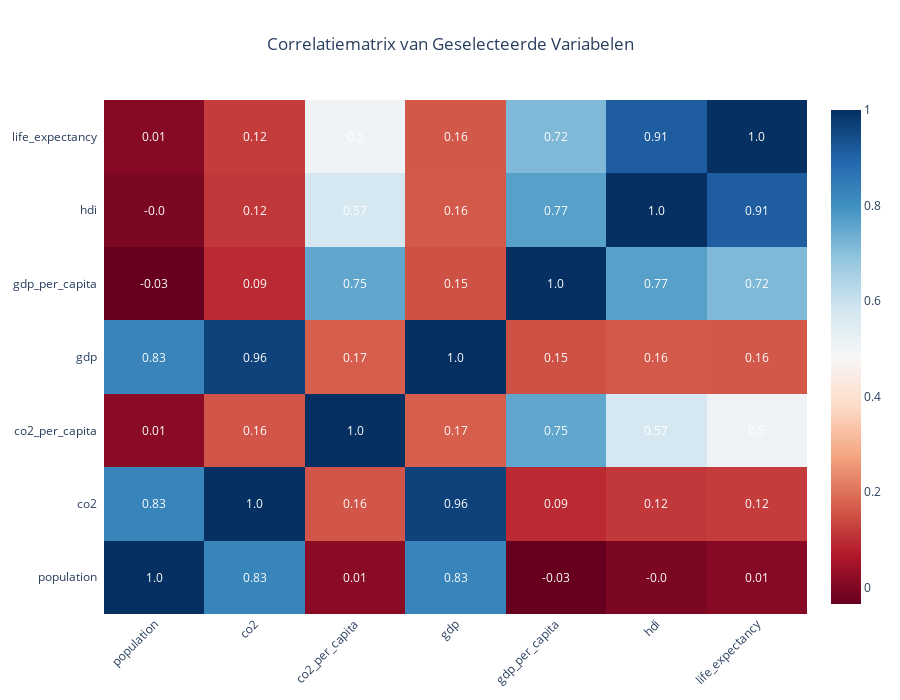

Source (notebook cell):
### Code cell
%run InfoVis_Correlatie.ipynb

### Figure 1 — Plotly figure (JSON) as saved in the notebook; plotly's stock layout.template omitted (floating-point values rounded to 4 significant figures)
{"data": [{"colorscale": [[0, "rgb(103,0,31)"], [0.1, "rgb(178,24,43)"], [0.2, "rgb(214,96,77)"], [0.3, "rgb(244,165,130)"], [0.4, "rgb(253,219,199)"], [0.5, "rgb(247,247,247)"], [0.6, "rgb(209,229,240)"], [0.7, "rgb(146,197,222)"], [0.8, "rgb(67,147,195)"], [0.9, "rgb(33,102,172)"], [1, "rgb(5,48,97)"]], "reversescale": false, "showscale": true, "type": "heatmap", "x": ["population", "co2", "co2_per_capita", "gdp", "gdp_per_capita", "hdi", "life_expectancy"], "y": ["population", "co2", "co2_per_capita", "gdp", "gdp_per_capita", "hdi", "life_expectancy"], "z": [[1, 0.826, 0.0133, 0.8272, -0.03389, -0.004729, 0.01082], [0.826, 1, 0.1571, 0.9646, 0.09491, 0.116, 0.1206], [0.0133, 0.1571, 1, 0.1701, 0.7541, 0.5748, 0.5043], [0.8272, 0.9646, 0.1701, 1, 0.1506, 0.1635, 0.1618], [-0.03389, 0.09491, 0.7541, 0.1506, 1, 0.7668, 0.7152], [-0.004729, 0.116, 0.5748, 0.1635, 0.7668, 1, 0.9131], [0.01082, 0.1206, 0.5043, 0.1618, 0.7152, 0.9131, 1]]}], "layout": {"annotations": [{"font": {"color": "#FFFFFF"}, "showarrow": false, "text": "1.0", "x": "population", "xref": "x", "y": "population", "yref": "y"}, {"font": {"color": "#FFFFFF"}, "showarrow": false, "text": "0.83", "x": "co2", "xref": "x", "y": "population", "yref": "y"}, {"font": {"color": "#FFFFFF"}, "showarrow": false, "text": "0.01", "x": "co2_per_capita", "xref": "x", "y": "population", "yref": "y"}, {"font": {"color": "#FFFFFF"}, "showarrow": false, "text": "0.83", "x": "gdp", "xref": "x", "y": "population", "yref": "y"}, {"font": {"color": "#FFFFFF"}, "showarrow": false, "text": "-0.03", "x": "gdp_per_capita", "xref": "x", "y": "population", "yref": "y"}, {"font": {"color": "#FFFFFF"}, "showarrow": false, "text": "-0.0", "x": "hdi", "xref": "x", "y": "population", "yref": "y"}, {"font": {"color": "#FFFFFF"}, "showarrow": false, "text": "0.01", "x": "life_expectancy", "xref": "x", "y": "population", "yref": "y"}, {"font": {"color": "#FFFFFF"}, "showarrow": false, "text": "0.83", "x": "population", "xref": "x", "y": "co2", "yref": "y"}, {"font": {"color": "#FFFFFF"}, "showarrow": false, "text": "1.0", "x": "co2", "xref": "x", "y": "co2", "yref": "y"}, {"font": {"color": "#FFFFFF"}, "showarrow": false, "text": "0.16", "x": "co2_per_capita", "xref": "x", "y": "co2", "yref": "y"}, {"font": {"color": "#FFFFFF"}, "showarrow": false, "text": "0.96", "x": "gdp", "xref": "x", "y": "co2", "yref": "y"}, {"font": {"color": "#FFFFFF"}, "showarrow": false, "text": "0.09", "x": "gdp_per_capita", "xref": "x", "y": "co2", "yref": "y"}, {"font": {"color": "#FFFFFF"}, "showarrow": false, "text": "0.12", "x": "hdi", "xref": "x", "y": "co2", "yref": "y"}, {"font": {"color": "#FFFFFF"}, "showarrow": false, "text": "0.12", "x": "life_expectancy", "xref": "x", "y": "co2", "yref": "y"}, {"font": {"color": "#FFFFFF"}, "showarrow": false, "text": "0.01", "x": "population", "xref": "x", "y": "co2_per_capita", "yref": "y"}, {"font": {"color": "#FFFFFF"}, "showarrow": false, "text": "0.16", "x": "co2", "xref": "x", "y": "co2_per_capita", "yref": "y"}, {"font": {"color": "#FFFFFF"}, "showarrow": false, "text": "1.0", "x": "co2_per_capita", "xref": "x", "y": "co2_per_capita", "yref": "y"}, {"font": {"color": "#FFFFFF"}, "showarrow": false, "text": "0.17", "x": "gdp", "xref": "x", "y": "co2_per_capita", "yref": "y"}, {"font": {"color": "#FFFFFF"}, "showarrow": false, "text": "0.75", "x": "gdp_per_capita", "xref": "x", "y": "co2_per_capita", "yref": "y"}, {"font": {"color": "#FFFFFF"}, "showarrow": false, "text": "0.57", "x": "hdi", "xref": "x", "y": "co2_per_capita", "yref": "y"}, {"font": {"color": "#FFFFFF"}, "showarrow": false, "text": "0.5", "x": "life_expectancy", "xref": "x", "y": "co2_per_capita", "yref": "y"}, {"font": {"color": "#FFFFFF"}, "showarrow": false, "text": "0.83", "x": "population", "xref": "x", "y": "gdp", "yref": "y"}, {"font": {"color": "#FFFFFF"}, "showarrow": false, "text": "0.96", "x": "co2", "xref": "x", "y": "gdp", "yref": "y"}, {"font": {"color": "#FFFFFF"}, "showarrow": false, "text": "0.17", "x": "co2_per_capita", "xref": "x", "y": "gdp", "yref": "y"}, {"font": {"color": "#FFFFFF"}, "showarrow": false, "text": "1.0", "x": "gdp", "xref": "x", "y": "gdp", "yref": "y"}, {"font": {"color": "#FFFFFF"}, "showarrow": false, "text": "0.15", "x": "gdp_per_capita", "xref": "x", "y": "gdp", "yref": "y"}, {"font": {"color": "#FFFFFF"}, "showarrow": false, "text": "0.16", "x": "hdi", "xref": "x", "y": "gdp", "yref": "y"}, {"font": {"color": "#FFFFFF"}, "showarrow": false, "text": "0.16", "x": "life_expectancy", "xref": "x", "y": "gdp", "yref": "y"}, {"font": {"color": "#FFFFFF"}, "showarrow": false, "text": "-0.03", "x": "population", "xref": "x", "y": "gdp_per_capita", "yref": "y"}, {"font": {"color": "#FFFFFF"}, "showarrow": false, "text": "0.09", "x": "co2", "xref": "x", "y": "gdp_per_capita", "yref": "y"}, {"font": {"color": "#FFFFFF"}, "showarrow": false, "text": "0.75", "x": "co2_per_capita", "xref": "x", "y": "gdp_per_capita", "yref": "y"}, {"font": {"color": "#FFFFFF"}, "showarrow": false, "text": "0.15", "x": "gdp", "xref": "x", "y": "gdp_per_capita", "yref": "y"}, {"font": {"color": "#FFFFFF"}, "showarrow": false, "text": "1.0", "x": "gdp_per_capita", "xref": "x", "y": "gdp_per_capita", "yref": "y"}, {"font": {"color": "#FFFFFF"}, "showarrow": false, "text": "0.77", "x": "hdi", "xref": "x", "y": "gdp_per_capita", "yref": "y"}, {"font": {"color": "#FFFFFF"}, "showarrow": false, "text": "0.72", "x": "life_expectancy", "xref": "x", "y": "gdp_per_capita", "yref": "y"}, {"font": {"color": "#FFFFFF"}, "showarrow": false, "text": "-0.0", "x": "population", "xref": "x", "y": "hdi", "yref": "y"}, {"font": {"color": "#FFFFFF"}, "showarrow": false, "text": "0.12", "x": "co2", "xref": "x", "y": "hdi", "yref": "y"}, {"font": {"color": "#FFFFFF"}, "showarrow": false, "text": "0.57", "x": "co2_per_capita", "xref": "x", "y": "hdi", "yref": "y"}, {"font": {"color": "#FFFFFF"}, "showarrow": false, "text": "0.16", "x": "gdp", "xref": "x", "y": "hdi", "yref": "y"}, {"font": {"color": "#FFFFFF"}, "showarrow": false, "text": "0.77", "x": "gdp_per_capita", "xref": "x", "y": "hdi", "yref": "y"}, {"font": {"color": "#FFFFFF"}, "showarrow": false, "text": "1.0", "x": "hdi", "xref": "x", "y": "hdi", "yref": "y"}, {"font": {"color": "#FFFFFF"}, "showarrow": false, "text": "0.91", "x": "life_expectancy", "xref": "x", "y": "hdi", "yref": "y"}, {"font": {"color": "#FFFFFF"}, "showarrow": false, "text": "0.01", "x": "population", "xref": "x", "y": "life_expectancy", "yref": "y"}, {"font": {"color": "#FFFFFF"}, "showarrow": false, "text": "0.12", "x": "co2", "xref": "x", "y": "life_expectancy", "yref": "y"}, {"font": {"color": "#FFFFFF"}, "showarrow": false, "text": "0.5", "x": "co2_per_capita", "xref": "x", "y": "life_expectancy", "yref": "y"}, {"font": {"color": "#FFFFFF"}, "showarrow": false, "text": "0.16", "x": "gdp", "xref": "x", "y": "life_expectancy", "yref": "y"}, {"font": {"color": "#FFFFFF"}, "showarrow": false, "text": "0.72", "x": "gdp_per_capita", "xref": "x", "y": "life_expectancy", "yref": "y"}, {"font": {"color": "#FFFFFF"}, "showarrow": false, "text": "0.91", "x": "hdi", "xref": "x", "y": "life_expectancy", "yref": "y"}, {"font": {"color": "#FFFFFF"}, "showarrow": false, "text": "1.0", "x": "life_expectancy", "xref": "x", "y": "life_expectancy", "yref": "y"}], "height": 700, "title": {"text": "Correlatiematrix van Geselecteerde Variabelen", "x": 0.5}, "width": 900, "xaxis": {"dtick": 1, "gridcolor": "rgb(0, 0, 0)", "side": "bottom", "tickangle": -45, "tickmode": "linear", "ticks": ""}, "yaxis": {"dtick": 1, "tickmode": "linear", "ticks": "", "ticksuffix": "  "}}}
